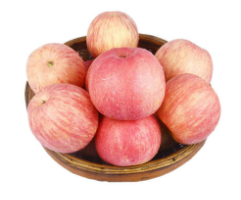
#> input picture 深度学习/test_img/5.jpg, 241 x 200 px, given in place of 5.png, which was not available
$ python '13_腐蚀.py'
#> lines starting #> are read from the running program, lines starting #| are printed output that depends on the picture
import cv2
import numpy as np

im = cv2.imread('./data/5.png')
#> im is the input picture: shape (200, 241, 3); mean B, G, R 185.6, 194.1, 233.5
cv2.imshow('im', im)

# 腐蚀
kernel = np.ones((3, 3), np.uint8)  # 计算腐蚀核
im_erode = cv2.erode(im,
                     kernel,
                     iterations=2) # 迭代次数
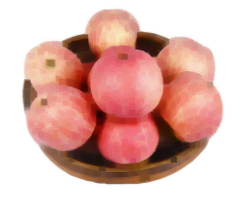
#> im_erode: shape (200, 241, 3); mean B, G, R 171.1, 178.9, 222.1
cv2.imshow('im_erode', im_erode)

cv2.waitKey()
cv2.destroyAllWindows()

$ run again, with 深度学习/test_img/1.jpg copied over 深度学习/test_img/5.jpg
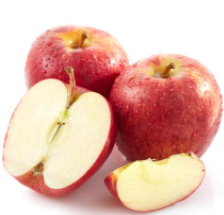
#> input picture 深度学习/test_img/1.jpg, 224 x 215 px, given in place of 5.png, which was not available
#> im is the input picture: shape (215, 224, 3); mean B, G, R 172.5, 185.7, 228.1
#> `im_erode = cv2.erode(im, kernel, iterations=2)`:
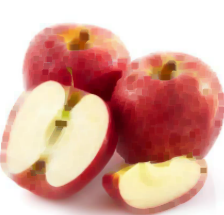
#> im_erode: shape (215, 224, 3); mean B, G, R 155.6, 168.5, 217.4

$ run again, with 深度学习/test_img/10.jpg copied over 深度学习/test_img/5.jpg
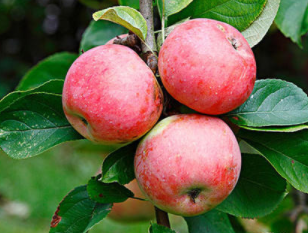
#> input picture 深度学习/test_img/10.jpg, 308 x 233 px, given in place of 5.png, which was not available
#> im is the input picture: shape (233, 308, 3); mean B, G, R 72.1, 100, 106.9
#> `im_erode = cv2.erode(im, kernel, iterations=2)`:
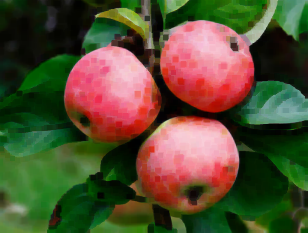
#> im_erode: shape (233, 308, 3); mean B, G, R 50.2, 77.7, 84.6

$ run again, with 深度学习/test_img/2.jpg copied over 深度学习/test_img/5.jpg
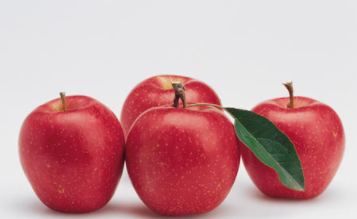
#> input picture 深度学习/test_img/2.jpg, 357 x 219 px, given in place of 5.png, which was not available
#> im is the input picture: shape (219, 357, 3); mean B, G, R 159.6, 155.8, 203.4
#> `im_erode = cv2.erode(im, kernel, iterations=2)`:
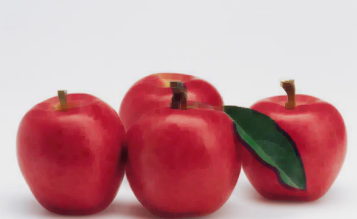
#> im_erode: shape (219, 357, 3); mean B, G, R 149.4, 144.4, 195.6
